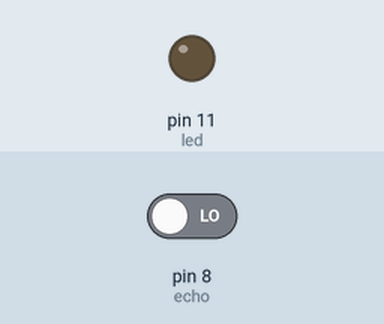
A sketch run on a simulated Arduino Uno, built with avr-gcc and run on an emulated ATmega328P. On the bench: output pins drawn as LEDs (lit = HIGH). The test bench sets the inputs (shaded band); at power-on: pin 8 (echo) LOW. Pins used as bus, display or sensor lines are not drawn.

Above: at 0.1 s.
At 1.1 s:
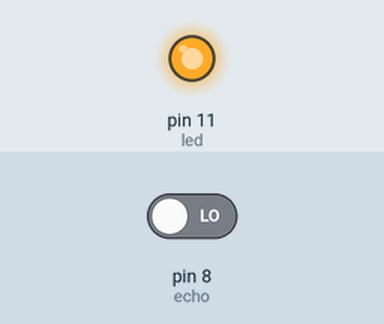
Timing chart, 0 to 2.6 s (numbered marks = the images above):
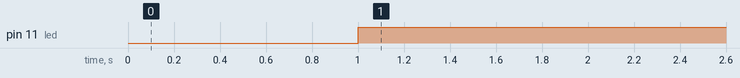

Measured:
- by itself, pin 11 (led): LOW → HIGH at 1.0 s

The sketch:

Ejercicio09-cuentapulsos.ino
```cpp
//Declaramos los pines
const int led = 11;
const int trig = 9;
const int echo = 8;

//Declaramos algunas variables
long tiempo;
long distancia;

void setup() {
  pinMode(led,OUTPUT);
  pinMode(trig, OUTPUT); //Activación del pin trig como salida: para el pulso ultrasónico
  pinMode(echo, INPUT); //Activación del pin echo como entrada: tiempo del rebote del ultrasonido
}

void loop() {
  digitalWrite(trig, LOW);
  delayMicroseconds(5); //Par cuestión de estabilización del sensor
  digitalWrite(trig, HIGH); //Enviamos el pulso ultrasónico
  delayMicroseconds(10);
  tiempo = pulseIn(8, HIGH); //Función para medir la longitud del pulso entrante. Mide el tiempo transcurrido entre el envio del pulso ultrasónico y cuando el sensor recibe eñ rebote./
  distancia = int(0.107*tiempo); //Formula para calcular la distancia obtenida en cm

  if(distancia <= 20){
    digitalWrite(led,HIGH); //Si el sensor mide una distancia más pequeña o igual a 5cm, enciende el LED
  }
  else{
    digitalWrite(led,LOW); //Sinó, apaga el LED
  }
}
```
